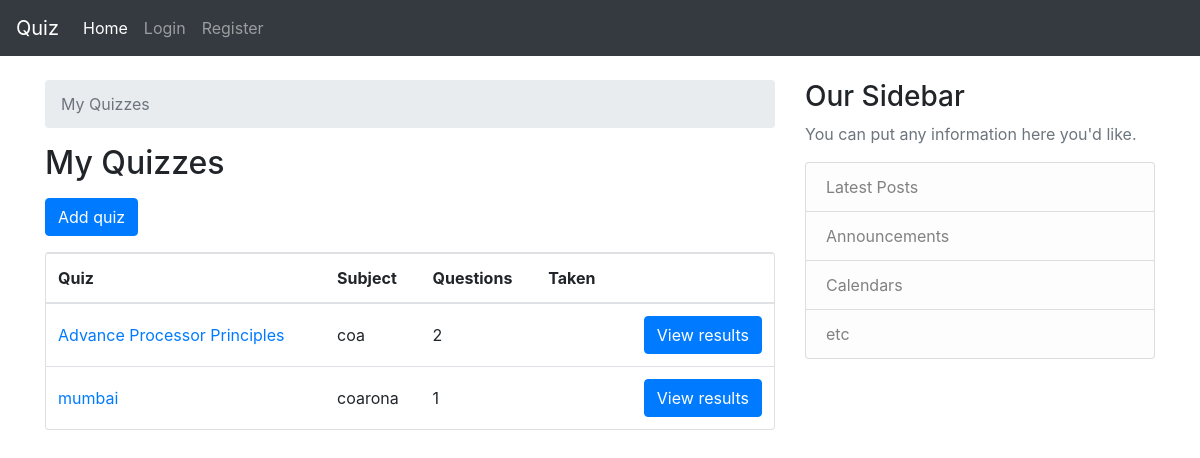
The page / on the database its author committed.
### classroom/models.py (models this page shows, shortened)
class Quiz(models.Model):
    subject= models.CharField(max_length=255)
    name = models.CharField(max_length=255)

### classroom/views.py (the view)
# urls.py: path('',views.QuizListView.as_view(),name='quiz_list'),
class QuizListView(ListView):
    model = Quiz
    ordering = ('name', )
    context_object_name = 'quizzes'
    template_name = 'classroom/quiz_main.html'

### classroom/templates/classroom/quiz_main.html
{% extends 'base.html' %}
{% block content %}
  <nav aria-label="breadcrumb">
    <ol class="breadcrumb">
      <li class="breadcrumb-item active" aria-current="page">My Quizzes</li>
    </ol>
  </nav>
  <h2 class="mb-3">My Quizzes</h2>
  <a href="{% url 'quiz_add' %}" class="btn btn-primary mb-3" role="button">Add quiz</a>
  <div class="card">
    <table class="table mb-0">
      <thead>
        <tr>
          <th>Quiz</th>
          <th>Subject</th>
          <th>Questions</th>
          <th>Taken</th>
          <th></th>
        </tr>
      </thead>
      <tbody>
        {% for quiz in quizzes %}
          <tr>
            <td class="align-middle"><a href="{% url 'quiz_change' quiz.pk %}">{{ quiz.name }}</a></td>
            <td class="align-middle">{{ quiz.subject }}</td>
            <td class="align-middle">{{ quiz.questions.count }}</td>
            <td class="align-middle">{{ quiz.taken_count }}</td>
            <td class="text-right">
              <a href="" class="btn btn-primary">View results</a>
            </td>
          </tr>
        {% empty %}
          <tr>
            <td class="bg-light text-center font-italic" colspan="5">You haven't created any quiz yet.</td>
          </tr>
        {% endfor %}
      </tbody>
    </table>
  </div>
{% endblock %}

### rows shown on the page
Quiz: name "Advance Processor Principles", subject "coa", questions.count "2"
Quiz: name "mumbai", subject "coarona", questions.count "1"
